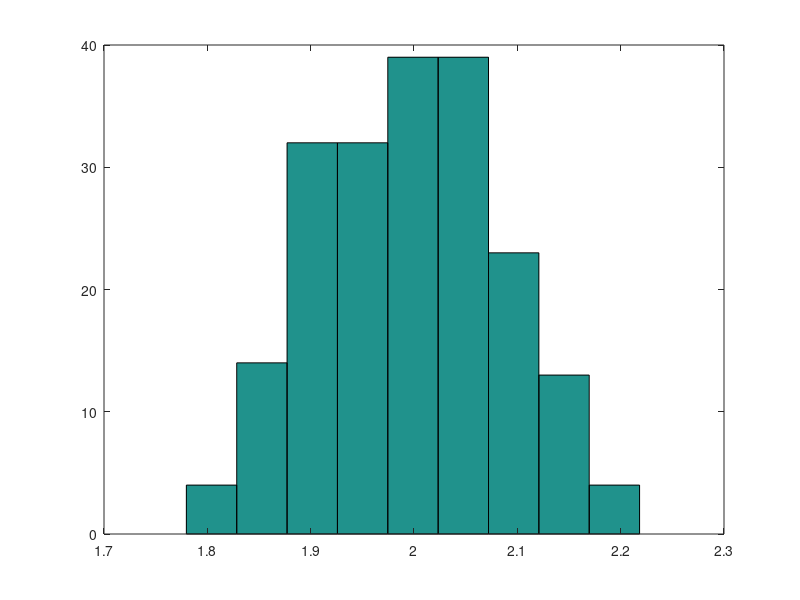

Write the MATLAB code that produced this figure.
z = [ 
1.9567
1.8334
2.0125
2.0287
1.8853
2.1190
2.1189
1.9962
2.0327
2.0174
1.9813
2.0725
1.9411
2.2183
1.9863
2.0113
2.1066
2.0059
1.9904
1.9167
2.0294
1.8663
2.0714
2.1623
1.9308
2.0857
2.1254
1.8406
1.8559
2.0571
1.9600
2.0689
2.0815
2.0711
2.1290
2.0668
2.1190
1.8797
1.9980
1.9843
1.8395
2.0257
1.8943
2.1415
1.9194
2.0528
2.0219
1.9078
1.7829
1.9940
1.8989
2.0614
2.0507
2.1692
2.0591
1.9356
2.0380
1.8990
1.9980
1.9951
2.0000
1.9682
2.1095
1.8126
2.0428
2.0895
2.0730
2.0577
2.0040
2.0677
2.0568
1.9744
1.9622
1.9704
1.8524
1.9765
2.0118
2.0314
2.1443
1.9649
2.0623
2.0799
2.0940
1.9007
2.0212
2.0237
1.8992
1.9257
2.1082
1.9868
2.0389
2.0087
1.9364
1.9440
2.0443
1.9050
2.0781
2.0568
1.9178
1.9734
1.8812
1.7797
2.0986
1.9481
2.0327
2.0234
2.0021
1.8996
1.9052
1.9625
1.8814
1.8944
2.1472
2.0055
1.8782
1.9958
1.8871
1.8650
1.9738
2.0953
2.0128
2.0656
1.8832
1.9539
1.9737
1.8786
1.8680
2.0931
2.0011
1.9354
2.0805
2.0231
1.9010
2.1339
2.0289
2.1478
2.1138
1.9315
1.8708
1.9927
1.9669
1.9156
2.0497
2.1488
1.9453
1.9153
1.9753
2.0663
1.9145
1.8798
1.9880
1.9934
2.0485
1.9404
1.9850
1.9565
1.9920
2.1535
1.9393
1.8652
2.0469
1.9096
2.0035
1.9372
2.0535
2.0552
1.9796
1.7945
2.0132
2.1592
2.1018
1.8419
1.9921
1.9318
1.8975
1.8765
2.0288
1.9570
2.0055
1.9632
1.9535
2.0370
2.0728
2.2112
1.8642
1.8977
2.1037
1.9610
1.8618
2.0315
2.1553
2.0707
2.1957
2.0504
2.1864
1.9660
1.8860
1.9788
2.1190
1.8883
]

disp('mediana: ')
median(z)
disp('desvio standard:')
std(z)
disp('varianza')
var(z)
disp('media:')
mean(z)
hist(z, 9, max(size(z)))
